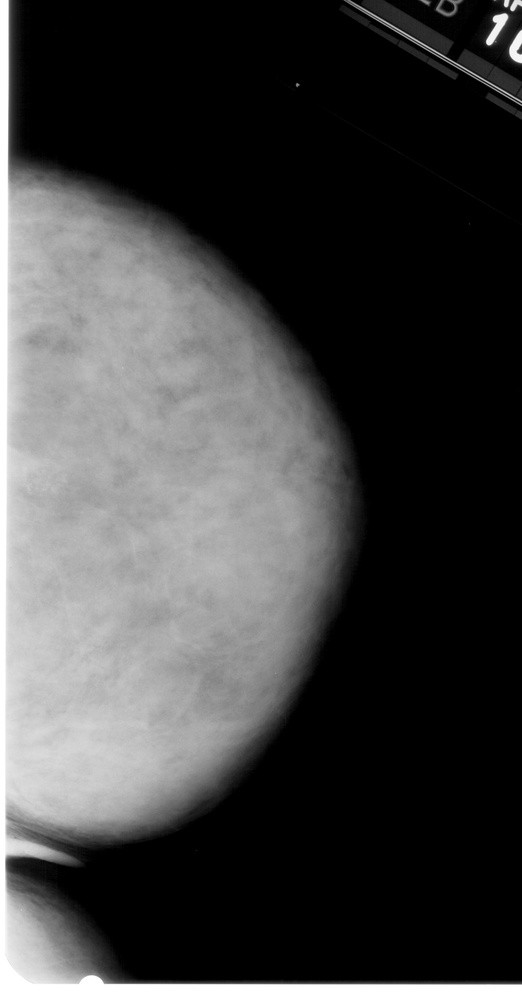
#> input picture dataset/1-014.jpg, 522 x 1000 px, shrunk from 2731 x 5236 before the run; its folder holds only this picture in this run
$ python student3_full_pipeline.py
#> lines starting #> are read from the running program, lines starting #| are printed output that depends on the picture
# Student 3: Justin Wang

import os, csv, glob, cv2, numpy as np, pandas as pd, matplotlib.pyplot as plt
from PIL import Image

# ─── CONFIG ───────────────────────────────────────────────────────────────
ORIGINAL_DIR = 'dataset'
ST1_DIR      = os.path.join('results', 'comps')
ST2_DIR      = os.path.join('results', 'student2_enhanced_results')

CSV_FILE  = 'student3_results.csv'
PLOTS_DIR = os.path.join('results', 'plots')

BLOCK_SIZE = (64, 64)    # h × w of blocks used by the metrics
ALPHA      = 1.0         # entropy‑weight for EMEE / AMEE
EPS        = 1e-6        # guard against log(0)
METRICS    = ['EME', 'EMEE', 'Visibility', 'AME', 'AMEE']
# ──────────────────────────────────────────────────────────────────────────


# ─── helpers ──────────────────────────────────────────────────────────────
def ensure_dir(path: str) -> None:
    if not os.path.isdir(path):
        os.makedirs(path, exist_ok=True)

def first_existing(patterns: list[str] | str) -> str | None:
    """Return first file path that matches any glob pattern, else None."""
    if isinstance(patterns, str):
        patterns = [patterns]
    for pat in patterns:
        hits = glob.glob(pat)
        if hits:
            return hits[0]
    return None

def safe_imread(path: str) -> np.ndarray | None:
    """Try cv2.imread; fall back to Pillow (returns uint8 grayscale array)."""
#> called with path = 'dataset/1-014.jpg'
    img = cv2.imread(path, cv2.IMREAD_GRAYSCALE)
#> img is the input picture: shape (1000, 522); min 0, max 255, mean 66.7
    if img is not None:
        return img
    try:
        pil = Image.open(path).convert('L')
        return np.asarray(pil, dtype=np.uint8)
    except Exception:
        return None

def compute_metrics(img: np.ndarray) -> tuple[float, float, float, float, float]:
    """Compute five contrast metrics on an 8‑bit grayscale image."""
    H, W = img.shape
#> H = 1000; W = 522
    eme=emee=vis=ame=amee=0.0; cnt=0
    for i in range(0, H, BLOCK_SIZE[0]):
        for j in range(0, W, BLOCK_SIZE[1]):
            blk = img[i:i+BLOCK_SIZE[0], j:j+BLOCK_SIZE[1]]
            Imax, Imin = float(blk.max())+EPS, float(blk.min())+EPS

            with np.errstate(divide='ignore'):
                log_ratio = np.log(Imax/Imin)
            eme  += 20.0 * log_ratio
            emee += ALPHA * log_ratio

            vis_val = (Imax - Imin) / (Imax + Imin)
            vis    += vis_val
            with np.errstate(divide='ignore', invalid='ignore'):
                ame  += -np.log(vis_val + EPS)
                amee += -np.log(vis_val**ALPHA + EPS)
            cnt += 1
#> after the loop, ame = 770; amee = 770; cnt = 144; eme = 18942.9; emee = 947.1; vis = 62.76
    return (eme/cnt, emee/cnt, vis/cnt, ame/cnt, amee/cnt)


# ─── version → path resolver dict ────────────────────────────────────────
DASH, ENDASH = '-', '–'
VERSIONS = {
    'Original': lambda b: first_existing([
        f'{ORIGINAL_DIR}/{b}.jpg', f'{ORIGINAL_DIR}/{b}.png']),
    'Student1': lambda b: first_existing([
        f'{ST1_DIR}/comp_{b}.png', f'{ST1_DIR}/comp_{b}.jpg']),
    'Student2': lambda b: first_existing([
        f'{ST2_DIR}/enhanced_{b}.png', f'{ST2_DIR}/enhanced_{b}.jpg',
        f'{ST2_DIR}/enhanced_{b.replace(DASH, ENDASH)}.png',
        f'{ST2_DIR}/enhanced_{b.replace(DASH, ENDASH)}.jpg']),
}


# ─── gather metrics ──────────────────────────────────────────────────────
def gather_scores() -> None:
    missing = {v:0 for v in VERSIONS}
    with open(CSV_FILE, 'w', newline='') as f:
        writer = csv.writer(f)
        writer.writerow(['Image', 'Version', *METRICS])

        for fname in sorted(os.listdir(ORIGINAL_DIR)):
            base, _ = os.path.splitext(fname)        # "1-014"
            for label, path_fn in VERSIONS.items():
                path = path_fn(base)
                if not path or not os.path.isfile(path):
                    missing[label] += 1; continue
                img = safe_imread(path)
                if img is None:
                    missing[label] += 1; continue
                writer.writerow([f'{base}.jpg', label,
                                 *[f'{m:.4f}' for m in compute_metrics(img)]])

    print(f'✓ metrics saved → {CSV_FILE}')
    for ver, n in missing.items():
        if n:
            print(f'[info] {n} missing/unreadable file(s) for {ver}')


# ─── plotting utilities ──────────────────────────────────────────────────
def bar_per_image(df: pd.DataFrame) -> None:
    ensure_dir(PLOTS_DIR)
    for m in METRICS:
        pivot = df.pivot(index='Image', columns='Version', values=m)
        ax = pivot.plot(kind='bar', figsize=(12,5))
        ax.set_title(f'{m}: Original vs. Student1 vs. Student2')
        ax.set_ylabel(m)
        ax.set_xlabel('Image')
        plt.xticks(rotation=45, ha='right')
        plt.tight_layout()
        plt.savefig(os.path.join(PLOTS_DIR, f'bar_{m}.png'))
        plt.close()
#> this loop made 5 passes
#> pass 1, in bar_per_image, `plt.savefig(os.path.join(PLOTS_DIR, f'bar_{m}.png'))`:
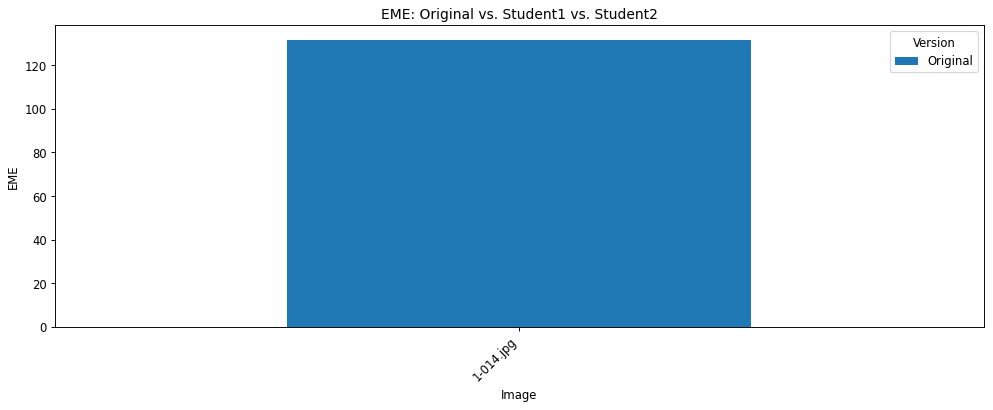
#> figure drawn by matplotlib, 1 panel
#> pass 2, in bar_per_image, `plt.savefig(os.path.join(PLOTS_DIR, f'bar_{m}.png'))`:
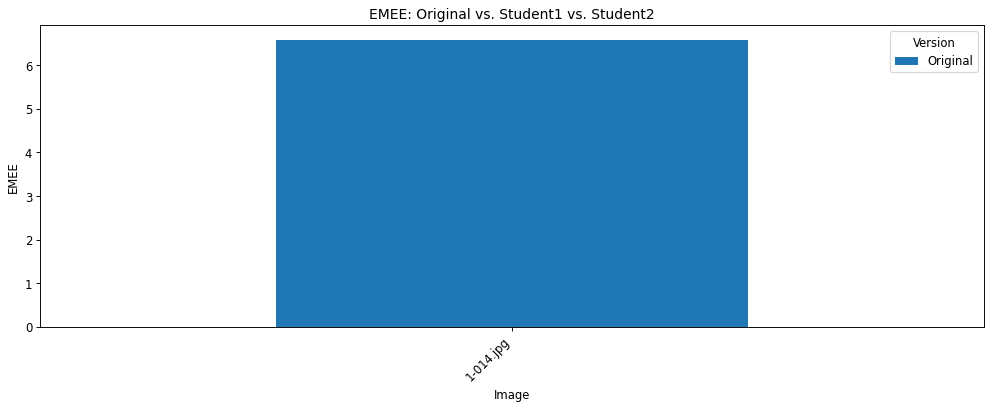
#> figure drawn by matplotlib, 1 panel

def avg_improvement(df: pd.DataFrame) -> None:
    ensure_dir(PLOTS_DIR)
    methods = [v for v in df.Version.unique() if v != 'Original']
    avg: dict[str, dict[str, float]] = {m:{} for m in methods}

    for meth in methods:
        merged = (df[df.Version=='Original']
                    .merge(df[df.Version==meth],
                           on='Image', suffixes=('_orig','_enh')))
        if merged.empty:   # nothing to compare
            continue
        for met in METRICS:
            avg[meth][met] = (merged[f'{met}_enh'] -
                              merged[f'{met}_orig']).mean()

    x = np.arange(len(METRICS)); w = 0.8 / max(1, len(methods))
    plt.figure(figsize=(7,4))
    for idx, meth in enumerate(methods):
        plt.bar(x + (idx-len(methods)/2)*w + w/2,
                [avg[meth].get(m,0) for m in METRICS],
                width=w, label=meth)
    plt.xticks(x, METRICS, rotation=45, ha='right')
    plt.ylabel('Average Δ (enhanced − original)')
    plt.title('Average Improvement by Method')
    plt.legend()
    plt.tight_layout()
    plt.savefig(os.path.join(PLOTS_DIR, 'avg_improvement.png'))
    plt.close()


# ─── main ────────────────────────────────────────────────────────────────
def main() -> None:
    gather_scores()
    df = pd.read_csv(CSV_FILE)
    bar_per_image(df)
    avg_improvement(df)
    print(f'✓ plots saved → {PLOTS_DIR}/')

if __name__ == '__main__':
    main()

$ run again, on dataset/1-126.jpg
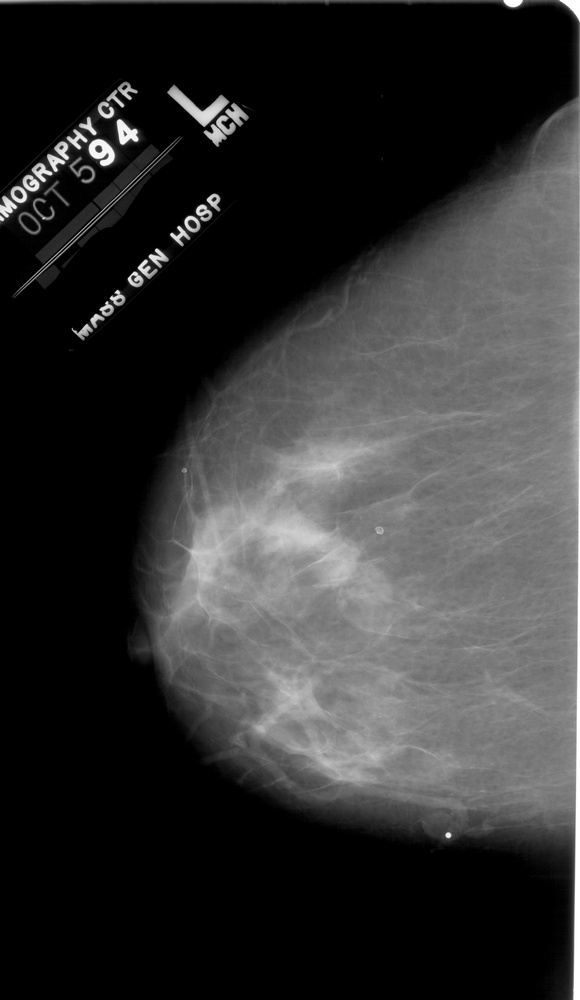
#> input picture dataset/1-126.jpg, 580 x 1000 px, shrunk from 3826 x 6601 before the run
#> in safe_imread, img is the input picture: shape (1000, 580); min 0, max 255, mean 50.3
#> after the loop in compute_metrics, `for i in range(0, H, BLOCK_SIZE[0]):`: ame = 665.6; cnt = 160; eme = 21751; emee = 1087.5; vis = 73.84
#> the loop in bar_per_image, `for m in METRICS:` made 5 passes
#> pass 1, in bar_per_image, `plt.savefig(os.path.join(PLOTS_DIR, f'bar_{m}.png'))`:
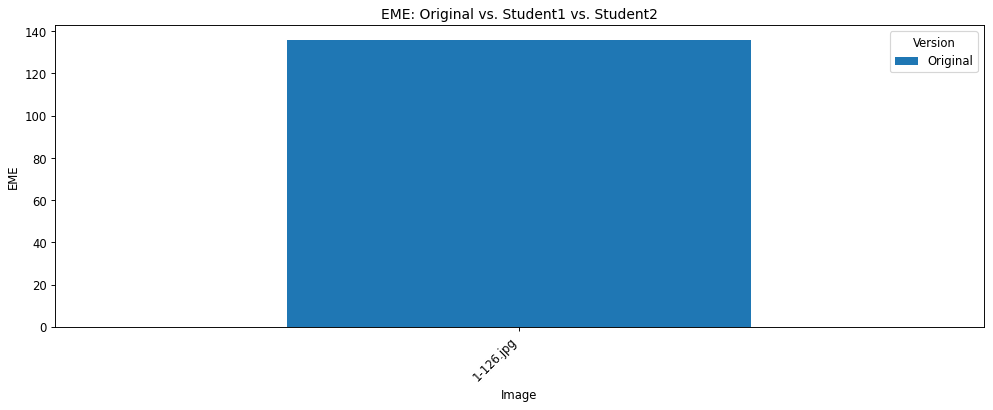
#> figure drawn by matplotlib, 1 panel

$ run again, on dataset/1-196.jpg
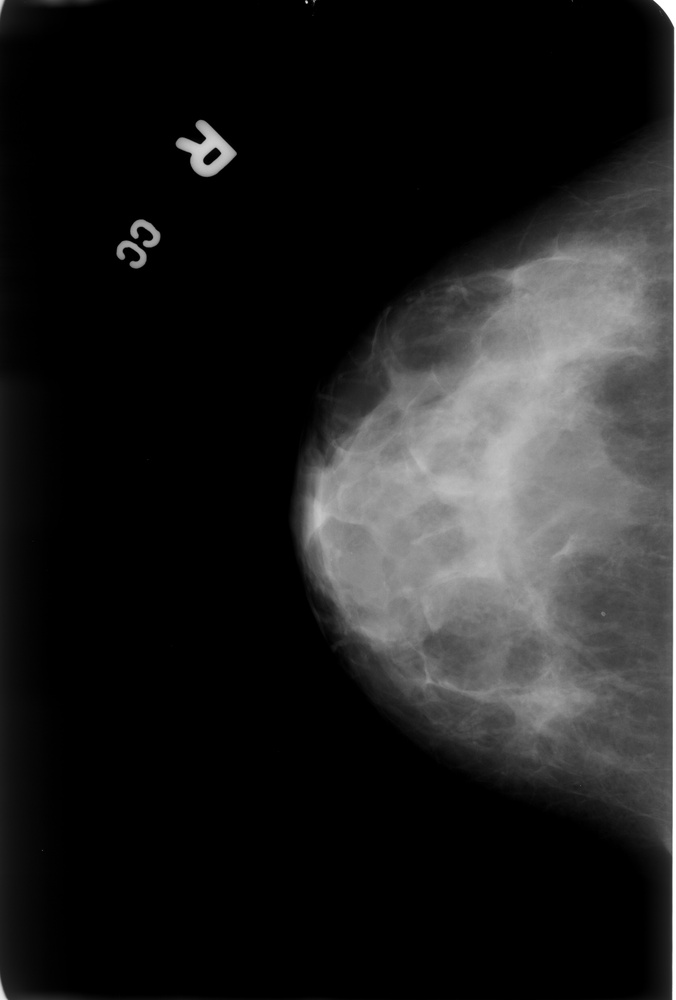
#> input picture dataset/1-196.jpg, 676 x 1000 px, shrunk from 3072 x 4544 before the run
#> in safe_imread, img is the input picture: shape (1000, 676); min 0, max 255, mean 32.4
#> after the loop in compute_metrics, `for i in range(0, H, BLOCK_SIZE[0]):`: ame = 908.9; cnt = 176; eme = 24781.1; emee = 1239.1; vis = 89.61
#> the loop in bar_per_image, `for m in METRICS:` made 5 passes
#> pass 1, in bar_per_image, `plt.savefig(os.path.join(PLOTS_DIR, f'bar_{m}.png'))`:
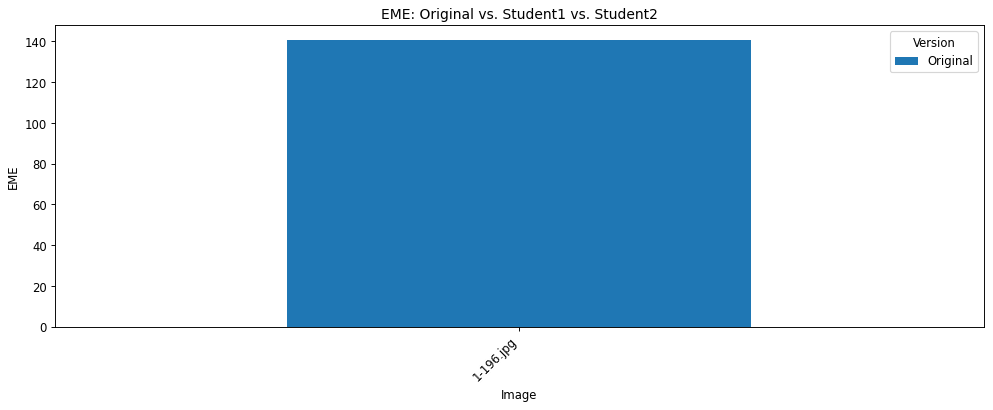
#> figure drawn by matplotlib, 1 panel

$ run again, on dataset/1-030.jpg
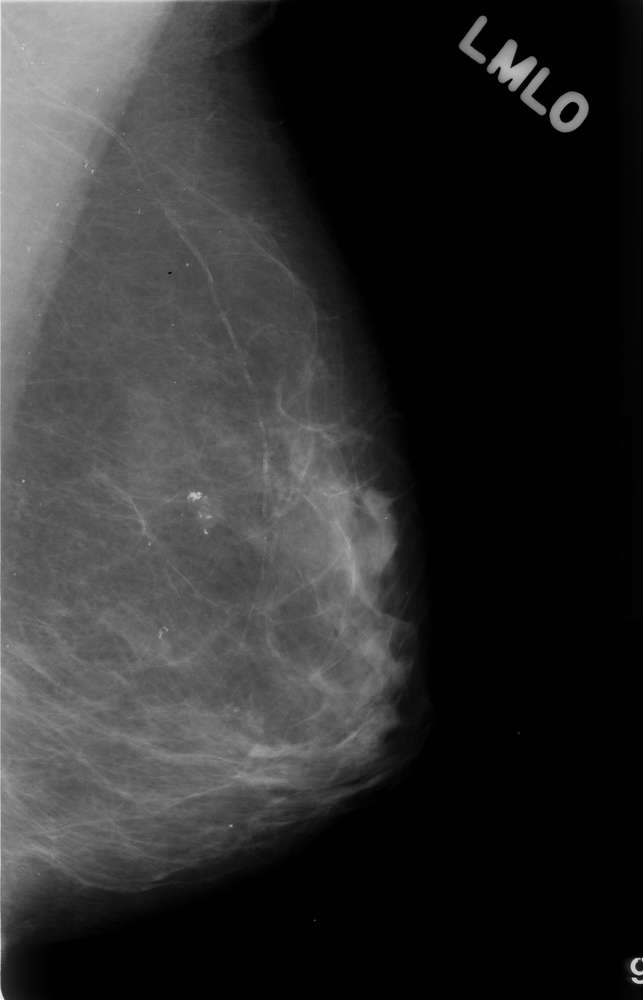
#> input picture dataset/1-030.jpg, 643 x 1000 px, shrunk from 2896 x 4504 before the run
#> in safe_imread, img is the input picture: shape (1000, 643); min 0, max 253, mean 46.1
#> after the loop in compute_metrics, `for i in range(0, H, BLOCK_SIZE[0]):`: ame = 718.9; cnt = 176; eme = 18837.3; emee = 941.9; vis = 81.59
#> the loop in bar_per_image, `for m in METRICS:` made 5 passes
#> pass 1, in bar_per_image, `plt.savefig(os.path.join(PLOTS_DIR, f'bar_{m}.png'))`:
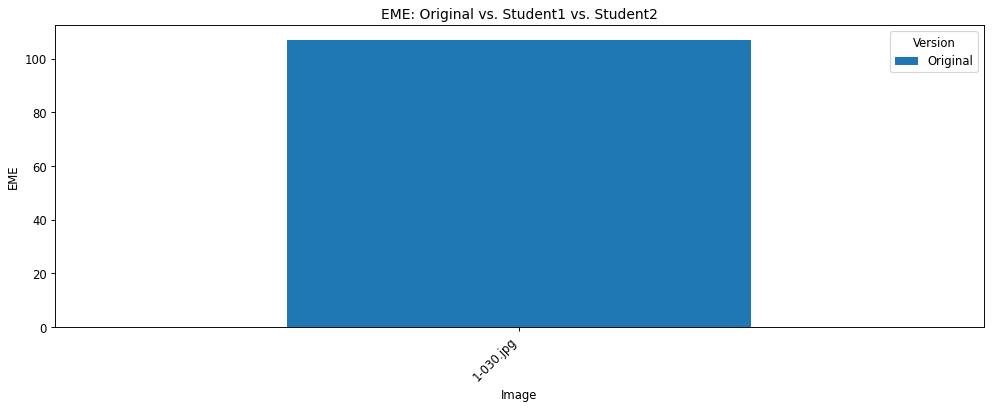
#> figure drawn by matplotlib, 1 panel
